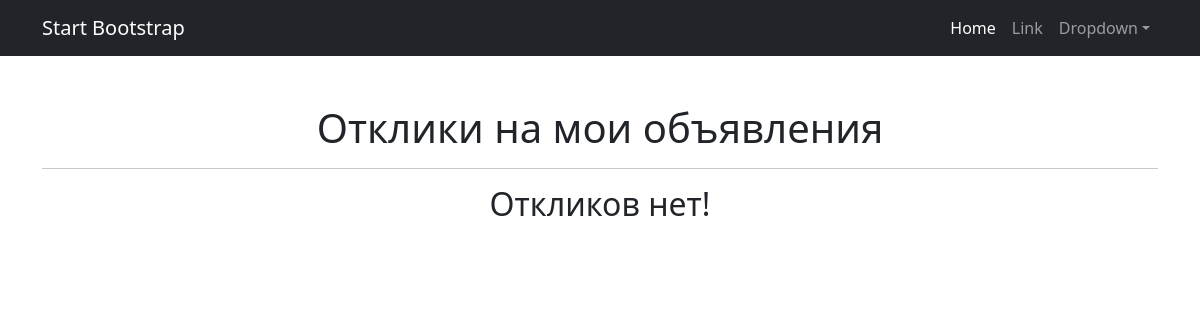
The app's page /messages/response_list (signed in), older data.
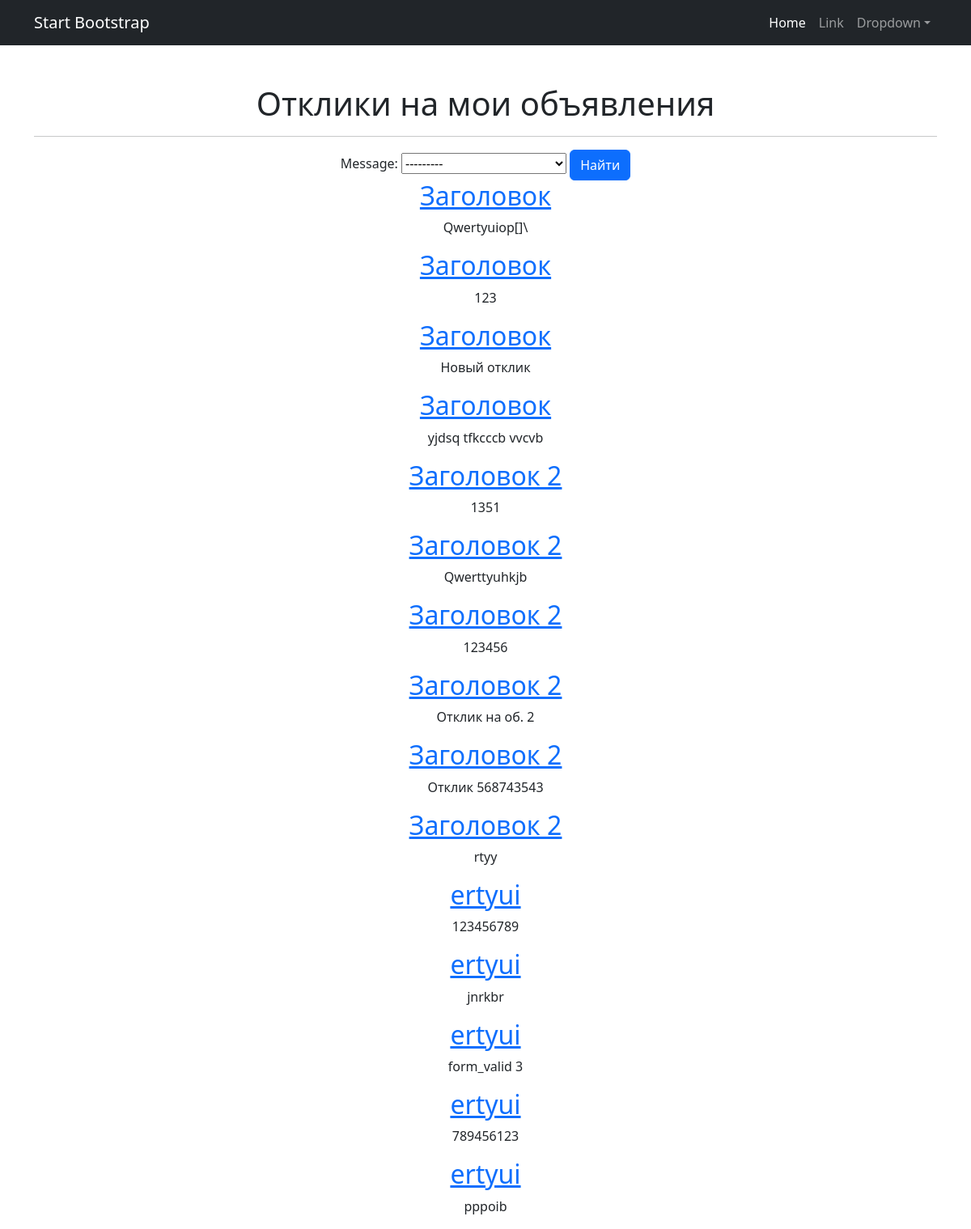
The same page, newer data.
### message_board_app/models.py (models this page shows)
class Response(models.Model):
    message = models.ForeignKey(Message, on_delete=models.CASCADE)
    responseAuthor = models.ForeignKey(User, on_delete=models.CASCADE)
    text = models.TextField()
    isAccepted = models.BooleanField(null=True)

class Message(models.Model):
    dateTimeCreation = models.DateTimeField(auto_now_add=True)
    messageAuthor = models.ForeignKey(User, on_delete=models.CASCADE)
    category = models.ForeignKey(Category, on_delete=models.CASCADE)
    title = models.CharField(max_length=128)
    content = RichTextUploadingField()
    def __str__(self):
        return self.title

### message_board_app/views.py (the view)
# urls.py: path('response_list', ResponseList.as_view()),
class ResponseList(LoginRequiredMixin, ListView):
    model = Response
    template_name = 'response_list.html'
    context_object_name = 'responses'
    def get_queryset(self):
        return Response.objects.filter(message__messageAuthor=self.request.user)
    def get_context_data(self, **kwargs):
        context = super().get_context_data(**kwargs)
        context['filter'] = ResponseFilter(self.request.GET, queryset=self.get_queryset())
        return context

### templates/response_list.html (shortened to what this page needs)
{% extends 'default.html' %}
{% block content %}
    <h1>Отклики на мои объявления</h1>
    <hr>
    {% if responses %}
    <form method="GET">
        {{ filter.form }}
        <input class="btn btn-primary" type="submit" value="Найти">
    </form>
        {% for response in filter.qs %}
            <h2><a href="{{ response.id }}">{{ response.message }}</a></h2>
            <p>{{ response.text }}</p>
        {% endfor %}
    {% else %}
        <h2>Откликов нет!</h2>
    {% endif %}
{% endblock content %}

Row changes from the older to the newer data that the page shows:
added Response: message "Заголовок", text "Qwertyuiop[]\\"
added Response: message "Заголовок", text "123"
added Response: message "Заголовок", text "Новый отклик"
added Response: message "Заголовок", text "yjdsq tfkcccb vvcvb"
added Response: message "Заголовок 2", text "1351"
added Response: message "Заголовок 2", text "Qwerttyuhkjb"
added Response: message "Заголовок 2", text "123456"
added Response: message "Заголовок 2", text "Отклик на об. 2"
added Response: message "Заголовок 2", text "Отклик 568743543"
added Response: message "Заголовок 2", text "rtyy"
added Response: message "ertyui", text "123456789"
added Response: message "ertyui", text "jnrkbr"
added Response: message "ertyui", text "form_valid 3"
added Response: message "ertyui", text "789456123"
added Response: message "ertyui", text "pppoib"
Text that changed along with them:
form field message: (not shown) → "---------"
form field value: (not shown) → "Найти"
text no longer shown: "Откликов нет!"
text now shown: "Message:"
